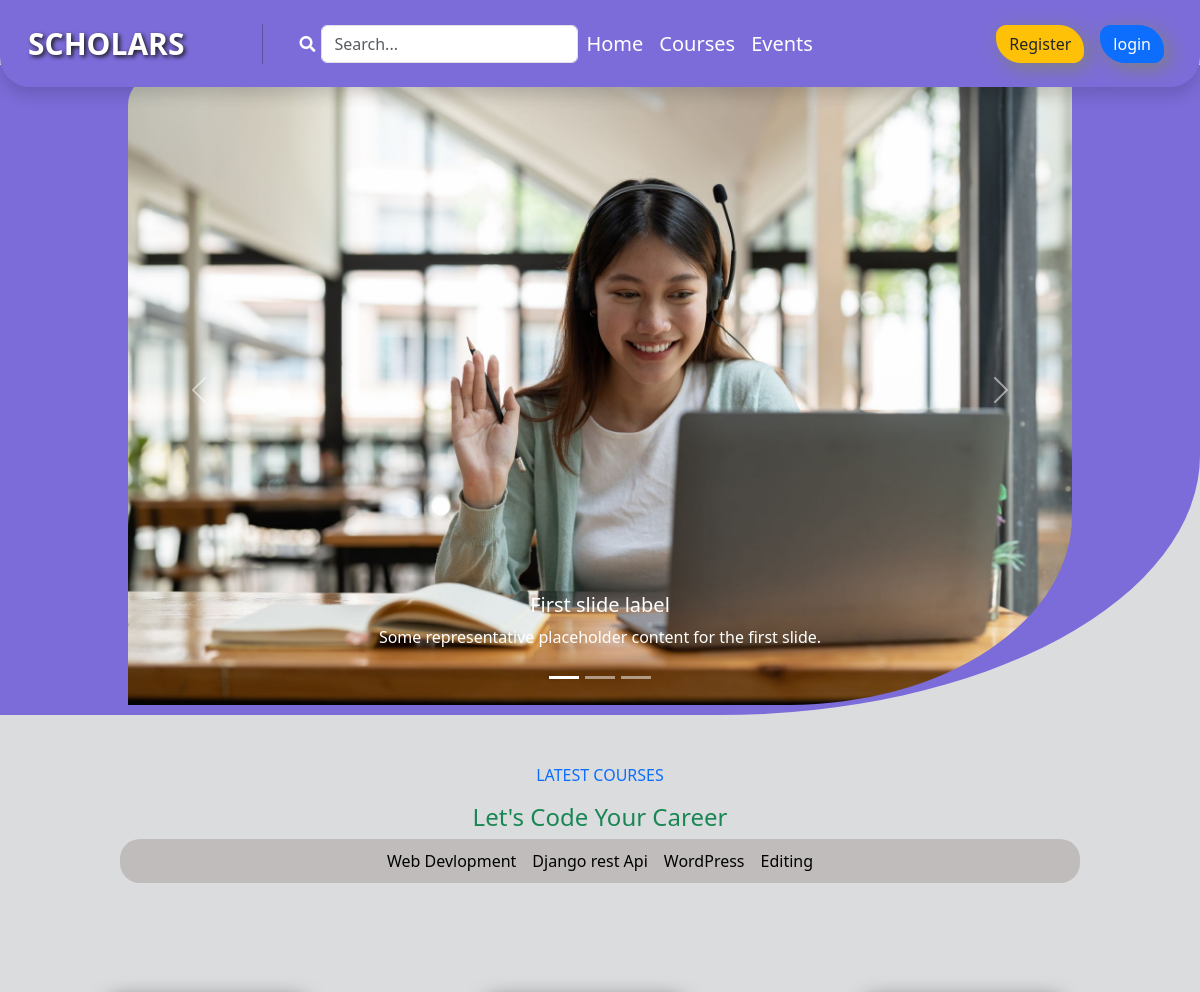
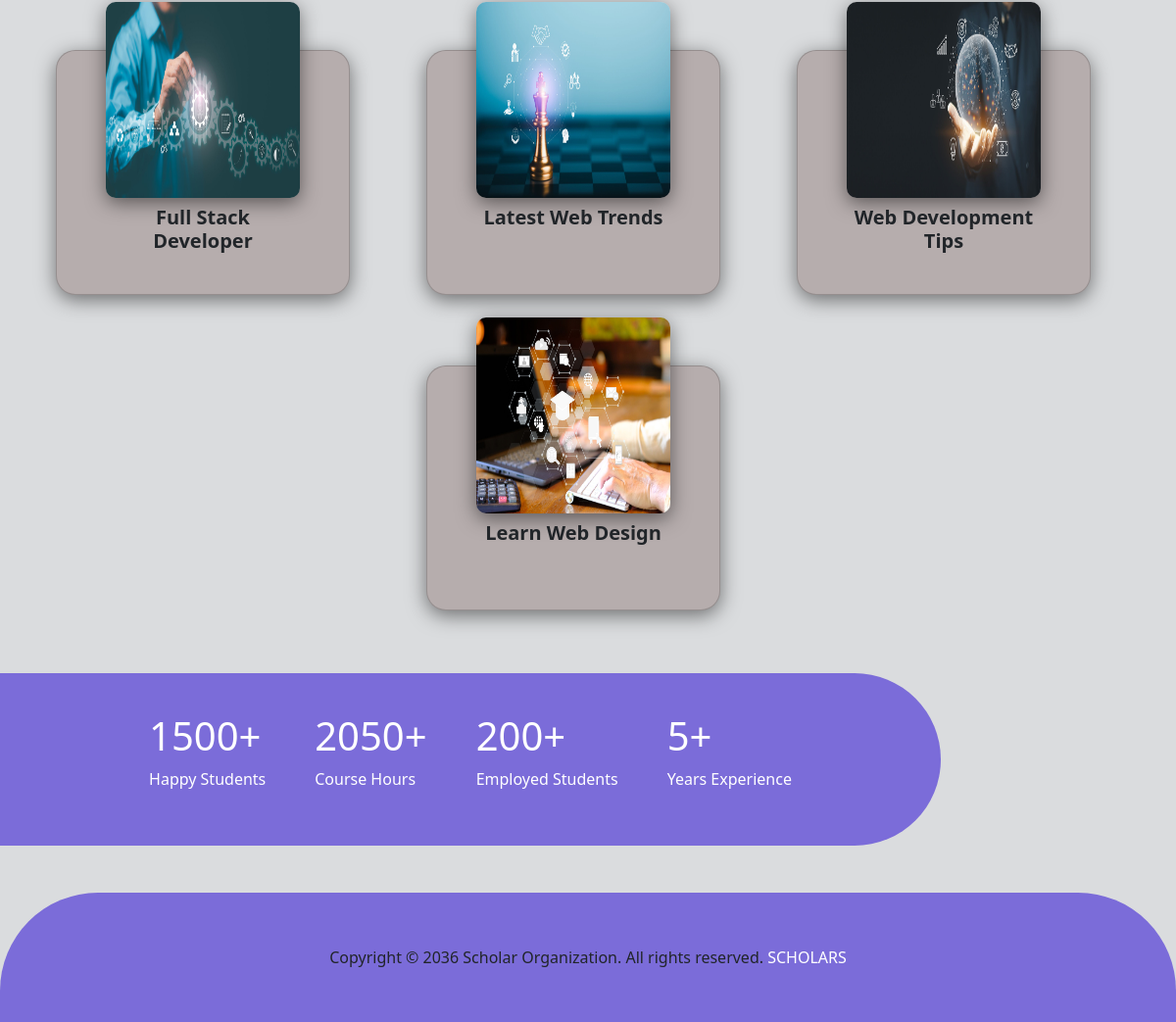
/category/web-devlopment/, run on the app's committed database (2 pictures, top to bottom).
### Course/models.py (models this page shows, shortened)
class Type(models.Model):
    Name = models.CharField(max_length=100)
    slug = models.SlugField(max_length=100,unique=True, null=True, blank=True)

class AddCourse(models.Model):
    teacher = models.ForeignKey(User, on_delete=models.CASCADE,related_name='teacher' )
    Course_Title  = models.CharField(max_length=100)
    price = models.DecimalField(max_digits=10, decimal_places=0 , null=True)
    Content = models.TextField()
    Type = models.ForeignKey(Type,on_delete=models.CASCADE)
    image = models.ImageField(upload_to='Course/media/uploads/', blank = True, null = True)

### Core/views.py (the view)
# urls.py: path('',views.HomeView.as_view(),name='home'),
class  HomeView(View):
    template_name = 'home.html'
    def get(self, request, category_slug=None):
        query = request.GET.get('q')
        data = models.AddCourse.objects.all()
        categories = models.Type.objects.all()
        if query:
            data = models.AddCourse.objects.filter(Course_Title__icontains=query)
        if category_slug is not None:
            category = models.Type.objects.get(slug=category_slug)
            data = models.AddCourse.objects.filter(Type=category)
        return render(request, self.template_name, {"data": data, "categories": categories})

### Core/templates/home.html (shortened to what this page needs)
{% extends "base.html" %}
{% load static %}
{% block content %}
<div class='banner_container'>
    <div class='banner'>
        <div id="carouselExampleCaptions" class="carousel slide">
            <div class="carousel-indicators">
              <button type="button" data-bs-target="#carouselExampleCaptions" data-bs-slide-to="0" class="active" aria-current="true" aria-label="Slide 1"></button>
              <button type="button" data-bs-target="#carouselExampleCaptions" data-bs-slide-to="1" aria-label="Slide 2"></button>
              <button type="button" data-bs-target="#carouselExampleCaptions" data-bs-slide-to="2" aria-label="Slide 3"></button>
            </div>
            <div class="carousel-inner">
              <div class="carousel-item active">
                <img class='imgCao' src="{% static "img/1.jpg" %}" class="d-block w-100" alt="...">
                <div class="carousel-caption d-none d-md-block">
                  <h5>First slide label</h5>
                  <p>Some representative placeholder content for the first slide.</p>
                </div>
              </div>
            </div>
            <button class="carousel-control-prev" type="button" data-bs-target="#carouselExampleCaptions" data-bs-slide="prev">
              <span class="carousel-control-prev-icon" aria-hidden="true"></span>
            </button>
            <button class="carousel-control-next" type="button" data-bs-target="#carouselExampleCaptions" data-bs-slide="next">
              <span class="carousel-control-next-icon" aria-hidden="true"></span>
            </button>
          </div>
    </div>
</div>
  <section class='mt-5'>
    <p class='text-center text-primary'>LATEST COURSES</p>
    <h4 class='text-center  text-success'>Let's Code Your Career </h4>
<div id='Courses' class="d-flex cat-container justify-content-center gap-3 flex-wrap">
     {% for cat in categories %}
     <a href="{% url "category_wise_post" cat.slug %}" onclick="scrollToTopic()" class="text-decoration-none ">{{ cat.Name }}</a>
     {% endfor %}
</div>
<div  class='d-flex justify-content-center align-items-center mt-5'>
  <div class="d-flex justify-content-center align-items-center flex-wrap gap-5 p-5 p-md-3">
  {% if data %}
  {% for i in data  %}
        <div class="card mt-4" id="section1">
          <div class="imgbox">
            <img
              src="{{i.image.url}}" />
              <h5 class='text-center  mt-2 fw-bold'>{{i.Course_Title|truncatewords:6}}</h5>
          </div>
        </div>
  {% endfor %}
  {% else %}
  <div>
    <h4 class='text-center text-danger'>No Course Found....</h4>
  </div>
  {% endif %}
</div>
</div>
  </section>
 <Section id='achivment' class='history-Container my-5'>
  <div class='service'>
    <h1>1500+</h1>
    <p>Happy Students</p>
  </div>
  <div class='service'>
    <h1>2050+</h1>
    <p>Course Hours</p>
  </div>
  <div class='service'>
    <h1>200+</h1>
    <p>Employed Students</p>
  </div>
  <div class='service'>
    <h1>5+</h1>
    <p>Years Experience</p>
  </div>
 </Section>
{% endblock content %}

### Core/static/css/style.css (style rules this page uses)
.banner_container { background:#7B6CD9; margin-top: -22px; border-radius: 0px 0px 40% 0px; padding: 10px; }
.banner { width: 80%; height: 80%; margin: auto; }
.imgCao { width: 100%; border-radius: 30px 0px 30% 0px; }
.card { position: relative; width: 300px; height: 250px; border-radius: 20px; box-shadow: 0px 5px 20px rgba(0, 0, 0, 0.5); transition: 0.3s; padding: 30px 50px; background: #b6adad; cursor: pointer; margin-right: 30px; }
.imgbox { position: relative; width: 100%; height: 100%; transform: translateY(-80px); z-index: 90; }
.imgbox img { width: 100%; height: 200px; border-radius: 10px; box-shadow: 0px 5px 20px rgba(0, 0, 0, 0.5); }
.cat-container { background-color: #c0bcbc; border-radius: 20px; width: 80%; margin: auto; padding: 10px; margin-bottom: 120px; }
.cat-container a { color: #000; }
.history-Container { background: #7B6CD9; display: flex; width: 80%; padding: 40px; gap: 50px; flex-wrap: wrap; color: white; justify-content: center; border-radius: 0% 100px 100px 0%; }

### data on the page
Type: Name "Web Devlopment"
Type: Name "Django rest Api"
Type: Name "WordPress"
Type: Name "Editing"
AddCourse: image (picture), Course_Title "Full Stack Developer"
AddCourse: image (picture), Course_Title "Latest Web Trends"
AddCourse: image (picture), Course_Title "Web Development Tips"
AddCourse: image (picture), Course_Title "Learn Web Design"
